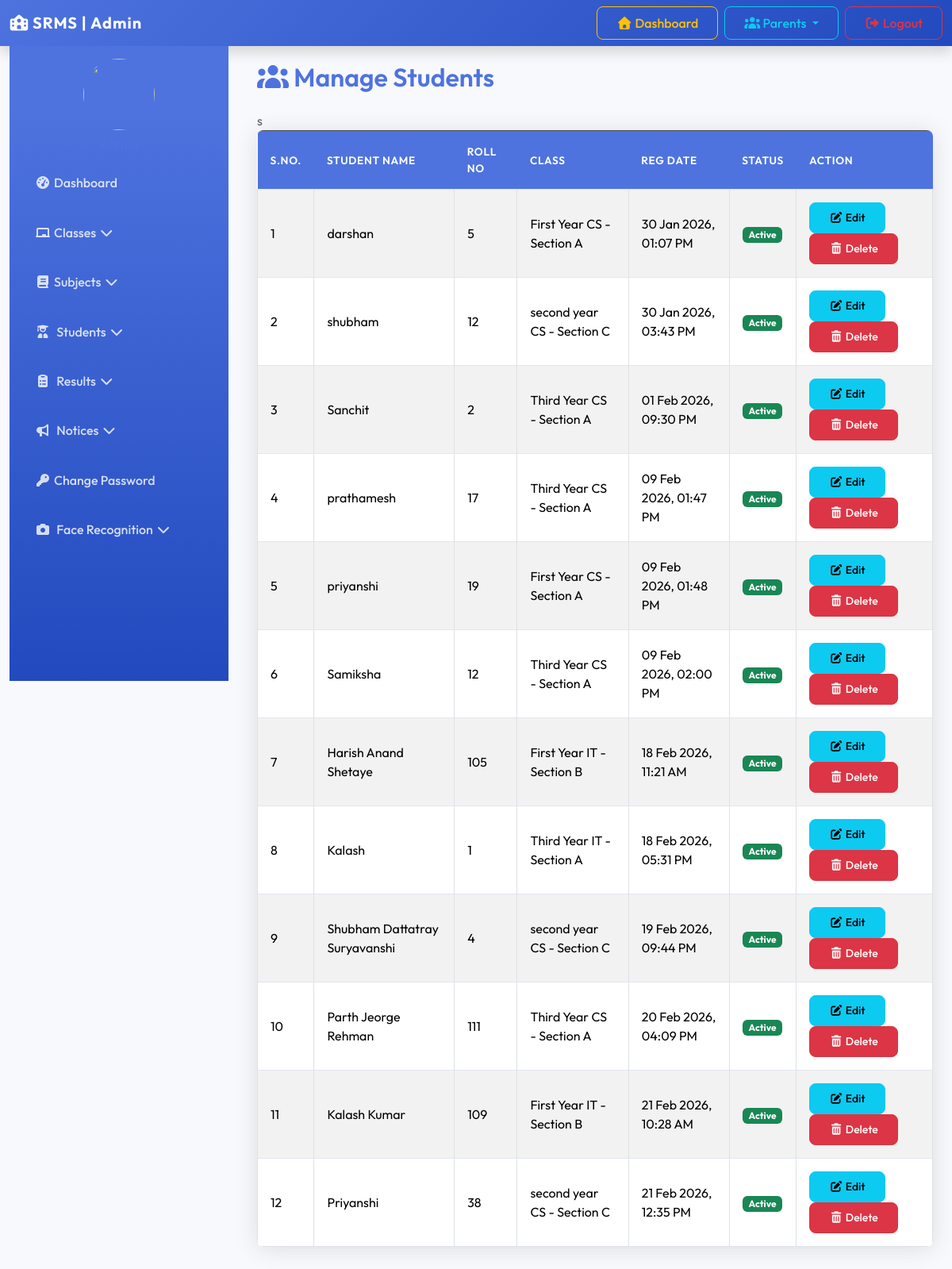
The page /manage_students/ (signed in) on the database its author committed.
### resultapp/models.py (models this page shows, shortened)
class Student(models.Model):
    GENDER_CHOICES = [
        ('male', 'Male'),
        ('female', 'Female'),
        ('other', 'Other'),
    ]
    name = models.CharField(max_length=200)
    roll_id = models.CharField(max_length=20, unique=True)
    email = models.EmailField(max_length=50, unique=True)
    gender = models.CharField(max_length=10, choices=GENDER_CHOICES)
    dob = models.CharField(max_length=20)
    student_class = models.ForeignKey(Class, on_delete=models.SET_NULL, null=True)
    reg_date = models.DateTimeField(auto_now_add=True)
    updation_date = models.DateTimeField(auto_now=True)
    status = models.IntegerField(default=1)
    photo = models.ImageField(upload_to='student_faces/', null=True, blank=True)

class Class(models.Model):
    class_name = models.CharField(max_length=100)
    class_numeric = models.IntegerField()
    section = models.CharField(max_length=10)
    creation_date = models.DateTimeField(auto_now_add=True)
    updation_date = models.DateTimeField(auto_now=True)
    class Meta:
        verbose_name_plural = "Classes"

### resultapp/views.py (the view)
# urls.py: path('manage_students/', manage_students, name='manage_students'),
@login_required
def manage_students(request):
    students = Student.objects.all()
    return render(request, 'manage_students.html', {'students': students})

### StudentResultManagement/resultapp/templates/manage_students.html (shortened to what this page needs)
{% extends 'admin_base.html' %}
{% load static %}
{% block content %}
<div class="container">
    <h2 class="mb-4"><i class="fas fa-users"></i> Manage Students</h2>
    <table class="table table-bordered table-striped">
        <thead class="table-dark">
            <tr>
                <th>S.No.</th>
                <th>Student Name</th>
                <th>Roll No</th>
                <th>Class</th>
                <th>Reg Date</th>
                <th>Status</th>
                <th>Action</th>
            </tr>
        </thead>
        <tbody>
            {% for i in students %}
            <tr>
                <td>{{ forloop.counter }}</td>
                <td>{{ i.name }}</td>
                <td>{{ i.roll_id }}</td>
                <td>{{ i.student_class.class_name }} - Section {{ i.student_class.section }}</td>
                <td>{{ i.reg_date|date:"d M Y, h:i A" }}</td>
                <td>
                    {% if i.status == 1 %}
                    <span class="badge bg-success">Active</span>
                    {% else %}
                    <span class="badge bg-danger">Inactive</span>
                    {% endif %}
                </td>
                <td>
                    <a href="{% url 'edit_student' i.id %}" class="btn btn-info btn-sm">
                        <i class="fas fa-edit"></i> Edit
                    </a>
                    <a href="{% url 'manage_students' %}?delete={{ i.id }}"
                        onclick="return confirm('Are you sure you want to delete this student?')"
                        class="btn btn-danger btn-sm">
                        <i class="fas fa-trash-alt"></i> Delete
                    </a>
                </td>
            </tr>
            {% empty %}
            <tr>
                <td colspan="7" class="text-center">No students found.</td>
            </tr>
            {% endfor %}
        </tbody>s
    </table>
</div>
{% endblock %}

### resultapp/static/css/style.css (style rules this page uses)
:root { --primary-color: #4e73df; --secondary-color: #858796; --success-color: #1cc88a; --info-color: #36b9cc; --warning-color: #f6c23e; --danger-color: #e74a3b; --light-bg: #f8f9fc; --dark-text: #5a5c69; --card-shadow: 0 .15rem 1.75rem 0 rgba(58, 59, 69, .15); }
body { font-family: 'Outfit', sans-serif; background-color: var(--light-bg); color: var(--dark-text); }
h1, h2, h3, h4, h5, h6 { font-weight: 600; color: #4e73df; }
.btn { border-radius: 0.5rem; padding: 0.5rem 1.5rem; font-weight: 500; transition: all 0.2s; }
.table { background-color: #fff; border-radius: 0.5rem; overflow: hidden; box-shadow: 0 0.15rem 1.75rem 0 rgba(58, 59, 69, 0.15); }
.table thead th { background-color: #4e73df; color: #fff; border: none; font-weight: 600; text-transform: uppercase; font-size: 0.85rem; letter-spacing: 0.05em; }
.table-striped tbody tr:nth-of-type(odd) { background-color: rgba(0, 0, 0, 0.02); }
.table td, .table th { vertical-align: middle; padding: 1rem; border-top: 1px solid #e3e6f0; }

### rows shown on the page
Student: name "darshan", roll_id "5", student_class.class_name "First Year CS", student_class.section "A", reg_date "30 Jan 2026, 01:07 PM", status "Active"
Student: name "shubham", roll_id "12", student_class.class_name "second year CS", student_class.section "C", reg_date "30 Jan 2026, 03:43 PM", status "Active"
Student: name "Sanchit", roll_id "2", student_class.class_name "Third Year CS", student_class.section "A", reg_date "01 Feb 2026, 09:30 PM", status "Active"
Student: name "prathamesh", roll_id "17", student_class.class_name "Third Year CS", student_class.section "A", reg_date "09 Feb 2026, 01:47 PM", status "Active"
Student: name "priyanshi", roll_id "19", student_class.class_name "First Year CS", student_class.section "A", reg_date "09 Feb 2026, 01:48 PM", status "Active"
Student: name "Samiksha", roll_id "12", student_class.class_name "Third Year CS", student_class.section "A", reg_date "09 Feb 2026, 02:00 PM", status "Active"
Student: name "Harish Anand Shetaye", roll_id "105", student_class.class_name "First Year IT", student_class.section "B", reg_date "18 Feb 2026, 11:21 AM", status "Active"
Student: name "Kalash", roll_id "1", student_class.class_name "Third Year IT", student_class.section "A", reg_date "18 Feb 2026, 05:31 PM", status "Active"
Student: name "Shubham Dattatray Suryavanshi", roll_id "4", student_class.class_name "second year CS", student_class.section "C", reg_date "19 Feb 2026, 09:44 PM", status "Active"
Student: name "Parth Jeorge Rehman", roll_id "111", student_class.class_name "Third Year CS", student_class.section "A", reg_date "20 Feb 2026, 04:09 PM", status "Active"
Student: name "Kalash Kumar", roll_id "109", student_class.class_name "First Year IT", student_class.section "B", reg_date "21 Feb 2026, 10:28 AM", status "Active"
Student: name "Priyanshi", roll_id "38", student_class.class_name "second year CS", student_class.section "C", reg_date "21 Feb 2026, 12:35 PM", status "Active"
